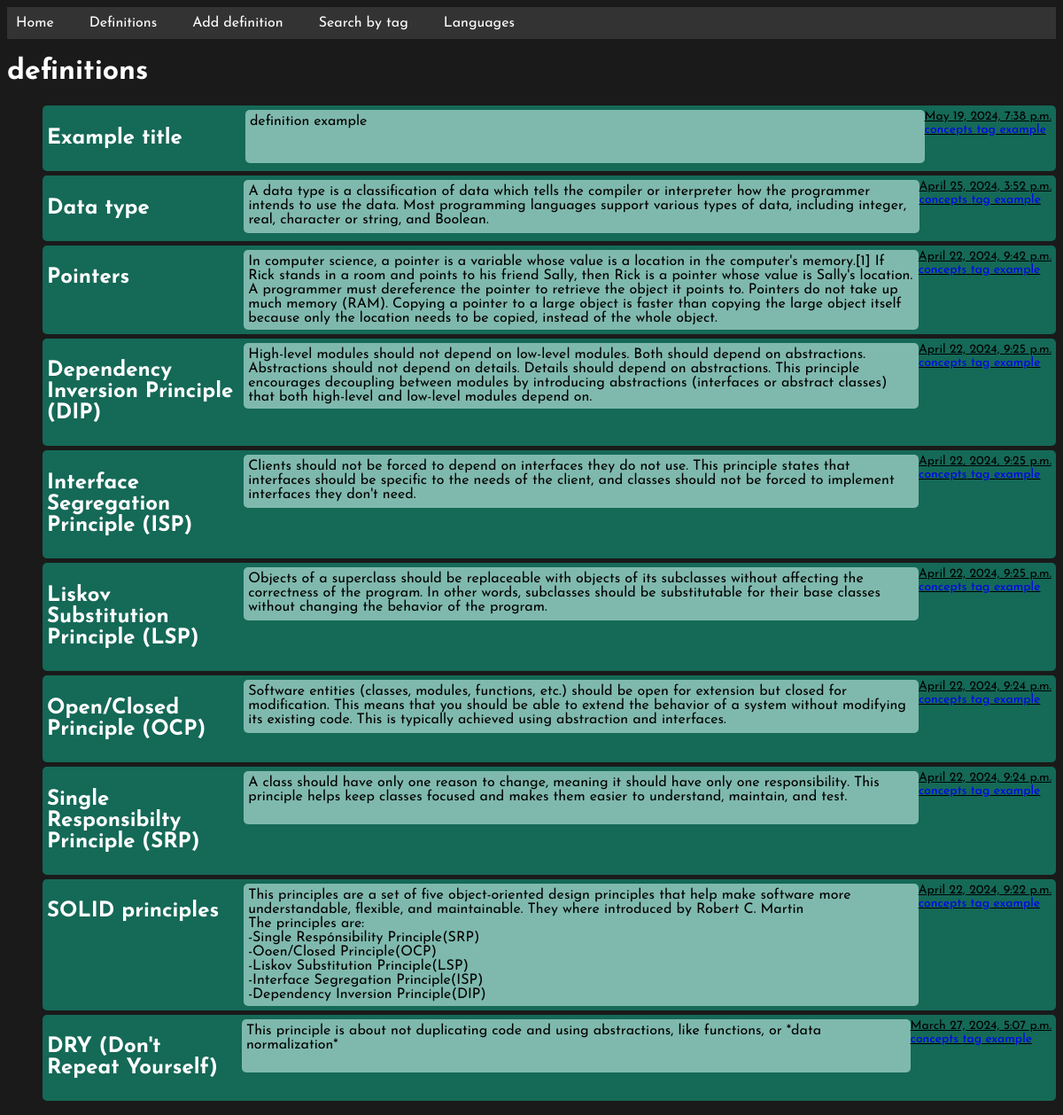
Page /vocabulary/ on the committed database.
### fields/models.py (models this page shows)
class Field(models.Model):
    id = models.AutoField(primary_key=True)
    title = models.CharField(max_length=50, null=False, blank=False)
    definition = models.TextField(null=False, blank=False)
    created_date = models.DateTimeField(auto_now_add = True)
    tags = models.ManyToManyField(Tag, blank=True, null=True, related_name='fields')
    def __str__(self):
        return f"{self.title} - {self.id}"

### fields/views.py (the view)
# urls.py: path('vocabulary/', views.vocabulary_render_vw, name='vocabulary_url'),
def vocabulary_render_vw(request):
    fields_html = Field.objects.all()
    print(fields_html)
    return render(request, 'vocabulary.html',{'fields': fields_html})

### fields/templates/vocabulary.html
{% extends 'navbar.html' %}
{% block content %}
<h1>definitions</h1>
<ul>
    {% for field in fields reversed %}
        {% include 'definition_item.html' %}
    {% endfor %}
</ul>
{% endblock %}

### fields/templates/definition_item.html
<li class="item">
    <span class="title"><h2>{{ field.title }}</h2></span>
<div class="definition-wrapper">
    <div class="definition">{{ field.definition }}</div>
</div>
<span class="date">{{ field.created_date }}<br>
    <a class="tags" href="/">concepts</a>
    <a class="tags" href="/">tag example</a>
</span>
</li>

### fields/templates/navbar.html (style rules this page uses)
body { font-family: 'Josefin Sans', sans-serif; background-color: #1a1a1a; }
h1, h2, P, li { color: white; }
h1 { color: white; }
.item { display: flex; background-color: #156957; border-radius: 5px; padding: 5px; margin-bottom: 5px; align-items: flex-start; color: black; }
.title { border-top-left-radius: 5px; border-bottom-left-radius: 5px; flex: 1; }
.definition-wrapper { display: flex; flex-grow: 3; background-color: #156957; }
.definition { background-color: #7fb9ad; padding: 5px 5px; border-radius: 5px; white-space: pre-line; margin-left: 5px; width: 100px; flex-grow: 3; line-height: 0.9w; min-height: 50px; }
.date { font-size: 14px; text-decoration: underline; display: block; }
.tags { text-decoration: none !important; }

### rows in the picture
Field: title "Example title", definition "definition example", created_date "May 19, 2024, 7:38 p.m."
Field: title "Data type", definition "A data type is a classification of data which tells the compiler or interpreter how the programmer intends to use the data. Most programming languages support various types of data, including integer, real, character or string, and Boolean.", created_date "April 25, 2024, 3:52 p.m."
Field: title "Pointers", definition "In computer science, a pointer is a variable whose value is a location in the computer's memory.[1] If Rick stands in a room and points to his friend Sally, then Rick is a pointer whose value is Sally's location. A programmer must dereference the pointer to retrieve the object it points to. Pointers do not take up much memory (RAM). Copying a pointer to a large object is faster than copying the large object itself because only the location needs to be copied, instead of the whole object.", created_date "April 22, 2024, 9:42 p.m."
Field: title "Dependency Inversion Principle (DIP)", definition "High-level modules should not depend on low-level modules. Both should depend on abstractions. Abstractions should not depend on details. Details should depend on abstractions. This principle encourages decoupling between modules by introducing abstractions (interfaces or abstract classes) that both high-level and low-level modules depend on.", created_date "April 22, 2024, 9:25 p.m."
Field: title "Interface Segregation Principle (ISP)", definition "Clients should not be forced to depend on interfaces they do not use. This principle states that interfaces should be specific to the needs of the client, and classes should not be forced to implement interfaces they don't need.", created_date "April 22, 2024, 9:25 p.m."
Field: title "Liskov Substitution Principle (LSP)", definition "Objects of a superclass should be replaceable with objects of its subclasses without affecting the correctness of the program. In other words, subclasses should be substitutable for their base classes without changing the behavior of the program.", created_date "April 22, 2024, 9:25 p.m."
Field: title "Open/Closed Principle (OCP)", definition "Software entities (classes, modules, functions, etc.) should be open for extension but closed for modification. This means that you should be able to extend the behavior of a system without modifying its existing code. This is typically achieved using abstraction and interfaces.", created_date "April 22, 2024, 9:24 p.m."
Field: title "Single Responsibilty Principle (SRP)", definition "A class should have only one reason to change, meaning it should have only one responsibility. This principle helps keep classes focused and makes them easier to understand, maintain, and test.", created_date "April 22, 2024, 9:24 p.m."
Field: title "SOLID principles", definition "This principles are a set of five object-oriented design principles that help make software more understandable, flexible, and maintainable. They where introduced by Robert C. Martin The principles are: -Single Respónsibility Principle(SRP) -Ooen/Closed Principle(OCP) -Liskov Substitution Principle(LSP) -Interface Segregation Principle(ISP) -Dependency Inversion Principle(DIP)", created_date "April 22, 2024, 9:22 p.m."
Field: title "DRY (Don't Repeat Yourself)", definition "This principle is about not duplicating code and using abstractions, like functions, or *data normalization*", created_date "March 27, 2024, 5:07 p.m."
